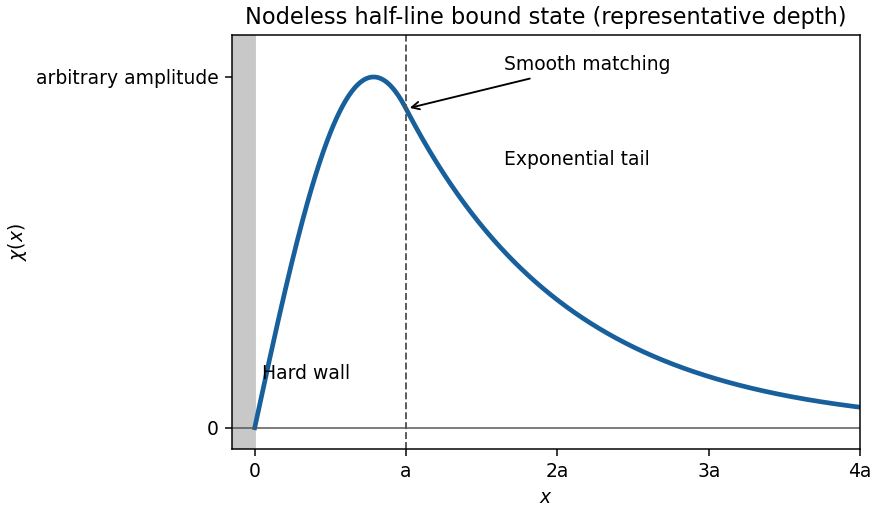

Reproduce this figure in Python.
"""Representative matched bound state: ka=2, kappa*a=-2*cot(2)."""
from pathlib import Path
import numpy as np
import matplotlib
matplotlib.use('Agg')
import matplotlib.pyplot as plt
z=2.;decay=-z/np.tan(z)
x=np.linspace(0,4,600)
wave=np.where(x<1,np.sin(z*x),np.sin(z)*np.exp(-decay*(x-1)))
fig,ax=plt.subplots(figsize=(6.5,3.8),layout='constrained')
ax.plot(x,wave,lw=2.5,color='#17609c')
ax.axvspan(-.15,0,color='#c8c8c8');ax.axvline(1,color='#555555',ls='--',lw=1)
ax.axhline(0,color='#555555',lw=.8)
ax.text(.05,.14,'Hard wall');ax.text(1.65,.75,'Exponential tail')
ax.annotate('Smooth matching',xy=(1,np.sin(z)),xytext=(1.65,1.02),arrowprops={'arrowstyle':'->'})
ax.set_xlim(-.15,4);ax.set_ylim(-.06,1.12)
ax.set_xticks([0,1,2,3,4],['0','a','2a','3a','4a'])
ax.set_yticks([0,1],['0','arbitrary amplitude'])
ax.set_xlabel('$x$');ax.set_ylabel(r'$\chi(x)$')
ax.set_title('Nodeless half-line bound state (representative depth)')
fig.savefig(Path('paper-1-half-line-ground-state.png'),dpi=135,facecolor='white')
